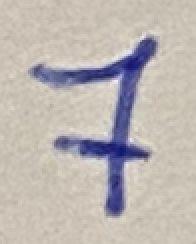
#> input picture digit.png, 98 x 122 px (shown 2 times larger)
$ python -i image_processor.py   (imports and definitions only)
#> lines starting #> are read from the running program, lines starting #| are printed output that depends on the picture; after the words box and inside, x2 and y2 are one past the last pixel; in counts of white or black regions, pixels touching at a corner belong together
import cv2.cv2 as cv2


class ImageProcessor:

    @staticmethod
    def grayscale(image):
        return cv2.cvtColor(image, cv2.COLOR_BGR2GRAY)

    @staticmethod
    def binarize(image):
        return cv2.threshold(image, 0, 255, cv2.THRESH_BINARY | cv2.THRESH_OTSU)[1]

    @staticmethod
    def filter(image):
        return cv2.GaussianBlur(image, (5, 5), 0)

    @staticmethod
    def apply_morphology(image):
        kernel = cv2.getStructuringElement(cv2.MORPH_RECT, (3, 3))
        return cv2.morphologyEx(image, cv2.MORPH_OPEN, kernel)

    @staticmethod
    def resize_and_crop(image):
        # crop to fit non-blank area
        non_blank = cv2.findNonZero(image)
        x, y, w, h = cv2.boundingRect(non_blank)
        image = image[y:y + h, x:x + w]
        # resize to 28x28
        return cv2.resize(image, (28, 28), interpolation=cv2.INTER_AREA)

    @staticmethod
    def invert(image):
        return cv2.bitwise_not(image)

    def __process(self, image_path):
        image = cv2.imread(image_path)
        image = self.grayscale(image)
        image = self.binarize(image)
        image = self.filter(image)
        image = self.resize_and_crop(image)
        image = self.apply_morphology(image)
        image = self.resize_and_crop(image)
        image = self.invert(image)
        return image

    def get_image(self, image_path):
        image = self.__process(image_path)
#> in __process, image is the input picture: shape (122, 98, 3); mean B, G, R 177.7, 181.7, 188.9
#> in grayscale, `return cv2.cvtColor(image, cv2.COLOR_BGR2GRAY)`:
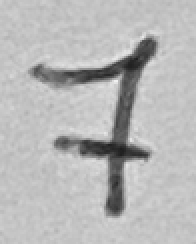
#> returned value: shape (122, 98) (shown 2 times larger); min 30, max 241, mean 183.5
#> in binarize, `return cv2.threshold(image, 0, 255, cv2.THRESH_BINARY | cv2.THRESH_OTS..`:
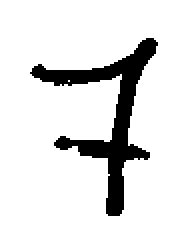
#> returned value: shape (122, 98) (shown 2 times larger); 88.8% white; 1 black region, box (x1, y1, x2, y2) and area: (15, 19, 79, 108) 1339
#> in filter, `return cv2.GaussianBlur(image, (5, 5), 0)`:
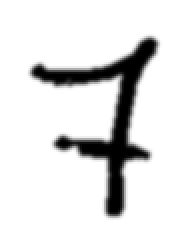
#> returned value: shape (122, 98) (shown 2 times larger); min 0, max 255, mean 226.4
#> in resize_and_crop, `non_blank = cv2.findNonZero(image)`: non_blank = contour of 11458 points, box (x1, y1, x2, y2) (0, 0, 98, 122), area 0
#> in resize_and_crop, `x, y, w, h = cv2.boundingRect(non_blank)`: x = 0; w = 98; h = 122
#> in resize_and_crop, `return cv2.resize(image, (28, 28), interpolation=cv2.INTER_AREA)`:
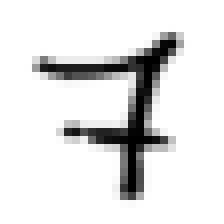
#> returned value: shape (28, 28) (shown 8 times larger); min 0, max 255, mean 226.4
#> in invert, `return cv2.bitwise_not(image)`:
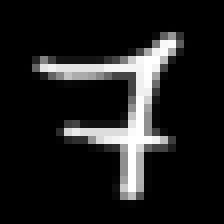
#> returned value: shape (28, 28) (shown 8 times larger); min 0, max 255, mean 29.3
        return image

>>> result = ImageProcessor().get_image('../digit.png')
